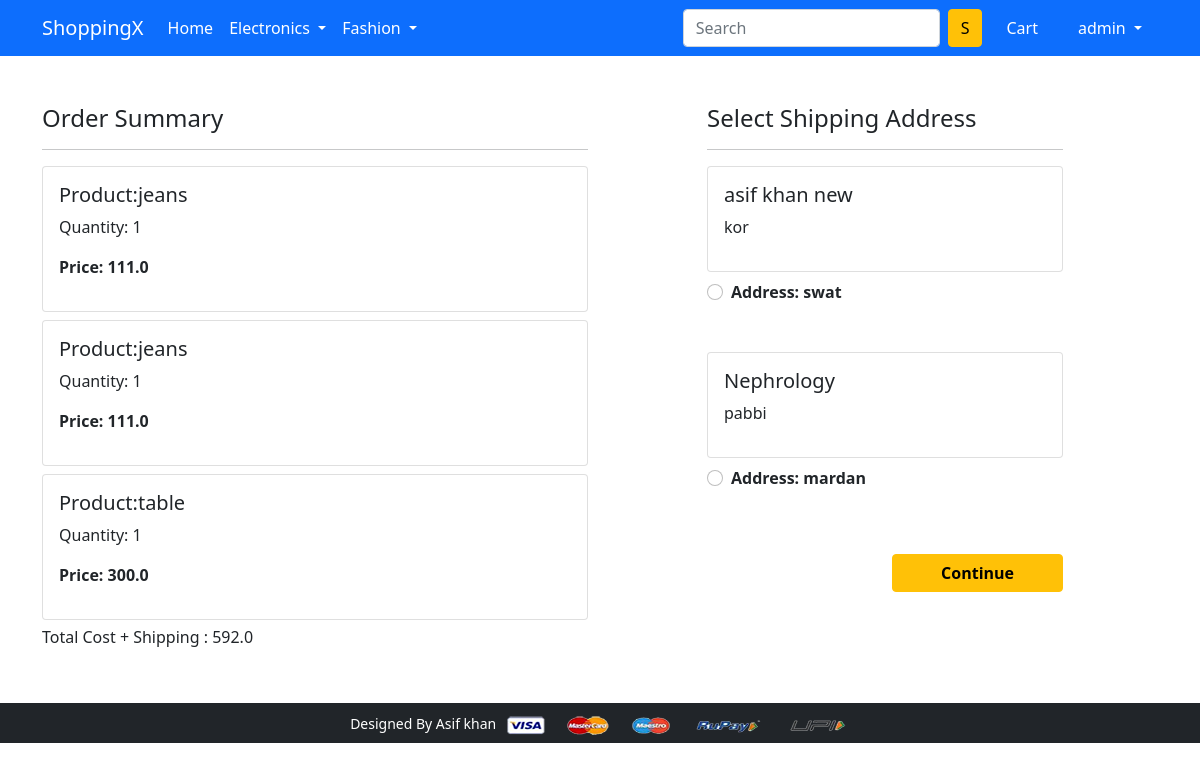
Screenshot of /checkout/ (signed in) with the database file from the repository.
### app/models.py (models this page shows, shortened)
class Cart(models.Model):
    user=models.ForeignKey(User,on_delete=models.CASCADE)
    product = models.ForeignKey(Product, on_delete=models.CASCADE)
    quantity=models.PositiveIntegerField(default=1)
    def __str__(self):
        return f"{str(self.user)} , {str(self.product.title)}"
    @property
    def tcost(self):
        return self.product.discount_price* self.quantity

class Product(models.Model):
    title=models.CharField(max_length=30)
    selling_price = models.FloatField()
    discount_price = models.FloatField()
    description = models.TextField()
    brand = models.CharField(max_length=40)
    category=models.CharField(max_length=30,choices=CATEGORY)
    product_image=models.ImageField(upload_to="productimg")

class Customer(models.Model):
    user=models.ForeignKey(User,on_delete=models.CASCADE)
    name=models.CharField(max_length=40)
    locality= models.CharField(max_length=40)
    city = models.CharField(max_length=40)
    zipcode = models.IntegerField()
    state = models.CharField(max_length=40,choices=STATES)
    def __str__(self):
        return str(self.state)

### app/views.py (the view)
# urls.py: path('checkout/', views.checkout, name='checkout'),
def checkout(request):
    cust= Customer.objects.filter(user=request.user)
    print(cust,'cust ')
    items=Cart.objects.filter(user=request.user)
    print(items,'item')
    amount=0
    samount=70
    tamount=0
    cart_prod=[p for p in Cart.objects.all() if p.user==request.user]
    if cart_prod:
        for p in cart_prod:
            a=(p.quantity*p.product.discount_price)
            amount+=a
        tamount=amount+samount
    return render(request, 'app/checkout.html',{'tamount':tamount,'cust':cust,'items':items})

### app/templates/app/checkout.html (shortened to what this page needs)
{% extends 'app/base.html' %}
{% load static %}
{% block main-content %}
<div class="container">
 <div class="row mt-5">
  <div class="col-sm-6">
    <h4>Order Summary</h4>
    <hr>
    {% for i in items %}
      <div class="card mb-2">
        <div class="card-body">
          <h5>Product:{{i.product.title}}</h5>
          <p>Quantity: {{i.quantity}}</p>
          <p class="fw-bold">Price: {{i.tcost}}</p>
        </div>
      </div>
  {% endfor %}
  <h6>Total Cost + Shipping : {{tamount}}</h6>
  </div>
  <div class="col-sm-4 offset-sm-1">
    <h4>Select Shipping Address</h4>
    <hr>
    <form action="/payment">
      {% for c in cust %}
      <div class="card">
        <div class="card-body">
        <h5>{{c.name}}</h5>
        <p>{{c.locality}}</p>
        </div>
      </div>
        <div class="form-check mt-2 mb-5">
          <input class="form-check-input" name="custid" id="cistid{{forloop.counter}}"  type="radio" value="{{c.id}}">
          <label class="form-check-label fw-bold" for="">
            Address: {{c.state}} </label>
        </div>
        {% endfor %}
        <div class="text-end">
          <button type="submit" class="btn btn-warning mt-3 px-5 fw-bold">Continue</button>
        </div>
      </form>
    </div>
  </div>
</div>
{% endblock main-content %}

### app/templates/app/base.html (shortened to what this page needs)
<!doctype html>
{% load static %}
<html lang="en">
  <head>
    <link href="https://cdn.jsdelivr.net/npm/bootstrap@5.0.0-beta1/dist/css/bootstrap.min.css" rel="stylesheet">
    <link rel="stylesheet" href="{% static 'app/css/owl.carousel.min.css' %}">
    <link rel="stylesheet" href="{% static 'app/css/all.min.css' %}">
    <link rel="stylesheet" href="{% static 'app/css/style.css' %}">
  </head>
  <body>
    <nav class="navbar navbar-expand-lg navbar-dark bg-primary">
     <div class="container">
       <a class="navbar-brand" href="/">ShoppingX</a>
       <div class="collapse navbar-collapse" id="navbarSupportedContent">
         <ul class="navbar-nav me-auto mb-2 mb-lg-0">
           <li class="nav-item">
             <a class="nav-link active" aria-current="page" href="/">Home</a>
           </li>
           <li class="nav-item dropdown">
             <a class="nav-link dropdown-toggle text-white" href="#" id="electronicsDropdown" role="button" data-bs-toggle="dropdown" aria-expanded="false">
               Electronics
             </a>
           </li>
           <li class="nav-item dropdown">
             <a class="nav-link dropdown-toggle text-white" href="#" id="fashionDropdown" role="button" data-bs-toggle="dropdown" aria-expanded="false">
               Fashion
             </a>
           </li>
         </ul>
         <form class="d-flex">
           <input class="form-control me-2" type="search" placeholder="Search" aria-label="Search">
           <button class="btn btn-warning" type="submit">S</button>
         </form>
             {% if request.user.is_authenticated %}
             <li class="nav-item mx-2 d-flex justify-content-between">
              <a href="{% url 'showcart' %}" class="nav-link text-white ">Cart</a>
             </li>
             <div>
          <ul class="navbar-nav me-auto mb-2 mb-lg-0">
           <li class="nav-item dropdown mx-2">
              <a class="nav-link dropdown-toggle text-white" href="#" id="profileDropdown" role="button" data-bs-toggle="dropdown" aria-expanded="false">
                {{user.username}}
              </a>
            </li>
             {% endif %}
         </div>
       </div>
     </div>
    </nav>
    {% block main-content %} {% endblock main-content %}
    <footer class="container-fluid bg-dark text-center p-2 mt-5">
        <small class="text-white"> Designed By Asif khan     </small>
        <img src="{% static 'app/images/payment.png' %}" alt="this siis " srcset="" class="img-fluid" height="2px">
    </footer>
  </body>
</html>

### rows the page displays
Cart: product "jeans", quantity "1", tcost "111.0"
Cart: product "jeans", quantity "1", tcost "111.0"
Cart: product "table", quantity "1", tcost "300.0"
Customer: name "asif khan new", locality "kor", state "swat"
Customer: name "Nephrology", locality "pabbi", state "mardan"

### other values shown
{{ user.username }} "admin"
{{ tamount }} "592.0"
